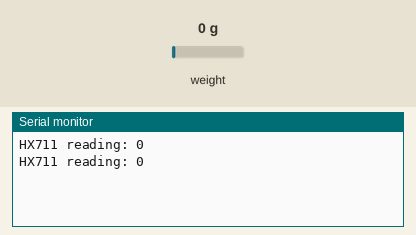
This sketch was run on a simulated Arduino Nano, built with avr-gcc and run on an emulated ATmega328P. On the bench: the last lines printed to the serial monitor. The inputs (shaded band) are chosen by the test bench; at power-on: weight on the scale 0 g.

Above: at 2.0 s.
2.1 s: weight on the scale set to 100 g
At 3.2 s:
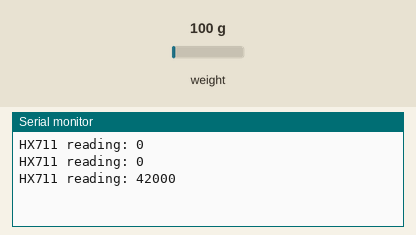
3.6 s: weight on the scale set to 1250 g
At 5.3 s:
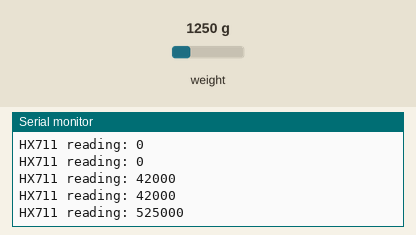
Timing chart, 0 to 6.8 s (numbered marks = the images above; inputs shaded):
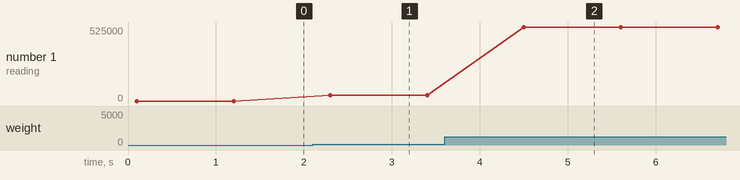

Measured:
- after the input at 2.1 s, the serial monitor: prints a new line after 0.20 s (image 1)
- after the input at 3.6 s, the serial monitor: prints a new line after 0.90 s (image 2)
- plotted number 1: 0 → 42000 after the input at 2.1 s, 42000 → 525000 after the input at 3.6 s

The sketch:

CODE_POUR_CALCUL_READING.ino
```cpp
/* Code pour caLibration capteur CZL601 et ampli HX711
 *
 * Peser le plateau de la balance avant le montage final
 *     et noter la valeur.
 * Remonter le plateau sur la balance.
 * Connecter la carte nano a l ordinateur.
 * Transferer le code dans l ide arduino.
 * Ouvrir le moniteur serie.
 * Lire et noter la valeur du reading.Nous l appelerons reading 1.
 * Placer une tare de 2000 grammes sur la balance.
 * Noter a nouveau le reading.Nous l appellerons reading 2.
 *
 * Calcul du coeficient    2000/readind 2-reading 1 =valeur coeficient
 *
 *
 *Noter le coefficient ( ici 0.0222766763 pour les essais )
 *    il sera a rentrer dans le code de la balance
 *    a la ligne     float reading = scale.read() * 0.0222766763;
 */

//******CODE   LECTURE DU READING**************//*

#include "HX711.h"

#define DOUT 3
#define CLK  2

HX711 scale;

void setup() {
  Serial.begin(57600);
  scale.begin(DOUT,CLK);
}

void loop() {
  if (scale.is_ready()) {
    long reading = scale.read();
    Serial.print("HX711 reading: ");
    Serial.println(reading);
  } else {
    Serial.println("HX711 not found.");
  }
delay(1000);
}
```
